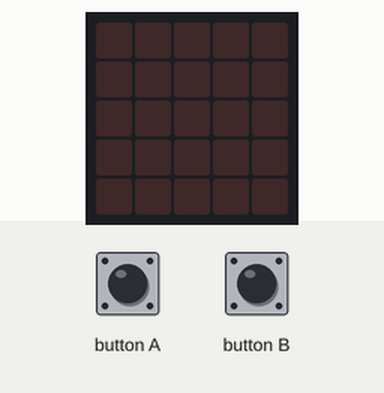
A program run on a simulated BBC micro:bit (MakeCode). Parts: the board's 5×5 LED display. Inputs (shaded band) come from the test bench.

Above: at 1.2 s.
1.3 s: button B pressed for 0.15 s
At 2.05 s:
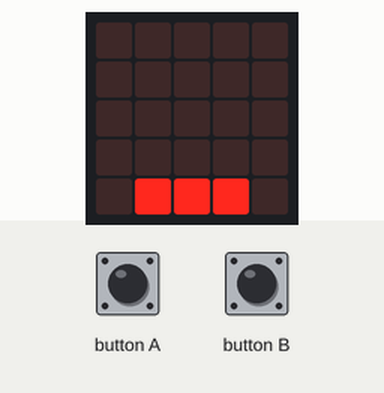
At 4.4 s:
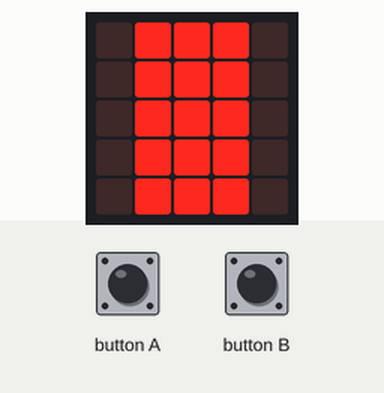
Timing chart, 0 to 5.9 s (numbered marks = the images above; inputs shaded):
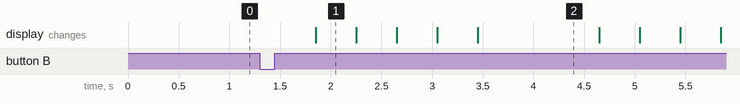

The program:

main.ts
```typescript
input.onButtonPressed(Button.A, function () {
    while (false) {
        basic.showLeds(`
            . . . . .
            . . . . .
            . . # . .
            . . . . .
            . . . . .
            `)
        basic.showLeds(`
            . . . . .
            . . # . .
            . # . # .
            . . # . .
            . . . . .
            `)
        basic.showLeds(`
            . . # . .
            . # . # .
            # . . . #
            . # . # .
            . . # . .
            `)
        basic.showLeds(`
            . # . # .
            # . . . #
            . . . . .
            # . . . #
            . # . # .
            `)
        basic.showLeds(`
            # . . . #
            . . . . .
            . . . . .
            . . . . .
            # . . . #
            `)
    }
})
input.onButtonPressed(Button.B, function () {
    basic.showLeds(`
        . . . . .
        . . . . .
        . . . . .
        . . . . .
        . . . . .
        `)
    basic.showLeds(`
        . . . . .
        . . . . .
        . . . . .
        . . . . .
        . # # # .
        `)
    basic.showLeds(`
        . . . . .
        . . . . .
        . . . . .
        . # # # .
        . # # # .
        `)
    basic.showLeds(`
        . . . . .
        . . . . .
        . # # # .
        . # # # .
        . # # # .
        `)
    basic.showLeds(`
        . . . . .
        . # # # .
        . # # # .
        . # # # .
        . # # # .
        `)
    basic.showLeds(`
        . # # # .
        . # # # .
        . # # # .
        . # # # .
        . # # # .
        `)
    basic.showLeds(`
        . # # # .
        . # # # .
        . # # # .
        . # # # .
        . # # # .
        `)
    basic.showLeds(`
        . # # # .
        . # # # .
        . # # # .
        . # # # .
        . # # # .
        `)
    basic.showLeds(`
        . # # # .
        . # # # .
        . # # # .
        . # # # .
        . . # . .
        `)
    basic.showLeds(`
        . # # # .
        . # # # .
        . # # # .
        . . # . .
        . # # # .
        `)
    basic.showLeds(`
        . # # # .
        . # # # .
        . . # . .
        . # # # .
        . # # # .
        `)
    basic.showLeds(`
        . # # # .
        . . # . .
        . # # # .
        . # # # .
        . # # # .
        `)
    basic.showLeds(`
        . . # . .
        . # # # .
        . # # # .
        . # # # .
        . # # # .
        `)
    basic.showLeds(`
        . # # # .
        . # # # .
        . # # # .
        . # # # .
        . # # # .
        `)
    basic.showLeds(`
        . # # # .
        . # # # .
        . # # # .
        . # # # .
        . # # # .
        `)
    basic.showLeds(`
        . # # # .
        . # # # .
        . # # # .
        . # # # .
        . . . . .
        `)
    basic.showLeds(`
        . # # # .
        . # # # .
        . # # # .
        . . . . .
        . . . . .
        `)
    basic.showLeds(`
        . # # # .
        . # # # .
        . . . . .
        . . . . .
        . . . . .
        `)
    basic.showLeds(`
        . # # # .
        . . . . .
        . . . . .
        . . . . .
        . . . . .
        `)
    basic.showLeds(`
        . . . . .
        . . . . .
        . . . . .
        . . . . .
        . . . . .
        `)
})
basic.forever(function () {

})
```

test.ts
```typescript
// 在這裡測試；當此封包作為擴充功能時，將不會編譯此內容。
```

Measured:
- after the input at 1.3 s, the display: changes after 0.55 s (image 1)
- what the display in image 1 shows lasts 0.4 s, from 1.9 s to 2.3 s
- what the display in image 2 shows lasts 1.2 s, from 3.5 s to 4.7 s
